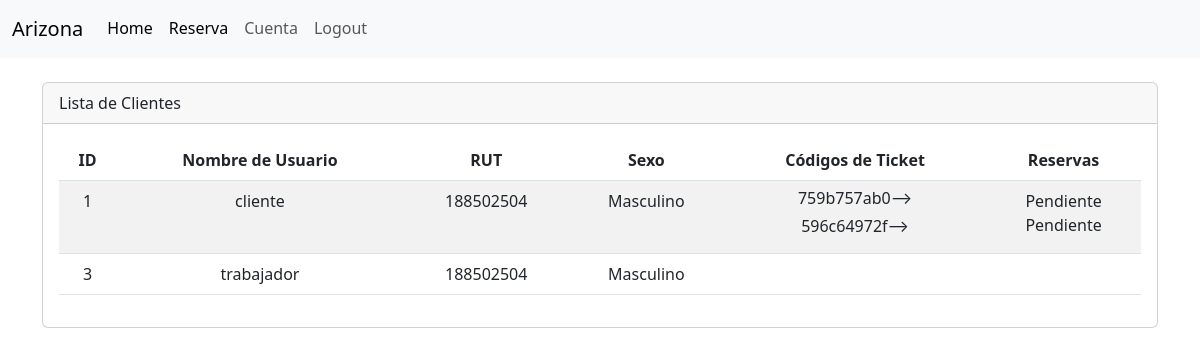
/cliente/list/ (signed in), run on the app's committed database.
### cliente/models.py (models this page shows, shortened)
class Cliente(models.Model):
    SEXO = [
        ('F', 'Femenino'),
        ('M', 'Masculino'),
    ]
    user = models.OneToOneField(
        'accounts.User',
        verbose_name='Usuario',
        on_delete=models.CASCADE
    )
    rut = models.CharField(max_length=10)
    sexo = models.CharField(max_length=10, choices=SEXO)

class Ticket(models.Model):
    cliente = models.ForeignKey(Cliente, on_delete=models.CASCADE)
    codigo = models.CharField(max_length=10)
    fecha_envio = models.DateTimeField(auto_now_add=True)
    reserva = models.ForeignKey(Reserva, on_delete=models.CASCADE)

class Reserva(models.Model):
    cliente = models.ForeignKey(Cliente, on_delete=models.CASCADE)
    agenda = models.ForeignKey(Agenda, on_delete=models.CASCADE)
    dia = models.DateField()
    ESTADO_CHOICES = [
        ('disponible', 'Disponible'),
        ('pendiente', 'Pendiente'),
        ('finalizada', 'Finalizada'),
    ]
    estado = models.CharField(max_length=20, choices=ESTADO_CHOICES, default='disponible')
    class Meta:
        unique_together = ('agenda', 'cliente', 'dia')

### accounts/models.py (models this page shows, shortened)
class User(AbstractBaseUser, PermissionsMixin):
    id = models.AutoField(primary_key=True, unique=True)
    username = models.CharField(
        'Usuario', max_length=30, unique=True, validators=[
            validators.RegexValidator(
                re.compile('^[\w.@+-]+$'),
                'ingrese un nombre de usuario valido '
                'Este valor debe contener solo letras, números '
                'excepto: @/./+/-/_.',
                'invalid'
            )
        ],
        help_text='Un nombre corto que sera usado'+
                  ' para identificarlo de forma unica en la plataforma.'
    )
    name = models.CharField('Nombre', max_length=20)
    apellidos = models.CharField('Apellidos', max_length=30)
    email = models.EmailField('Email', unique=True)
    is_staff = models.BooleanField('Admin', default=False)
    is_active = models.BooleanField('Ativo', default=True)
    date_joined = models.DateTimeField('Data de Entrada', auto_now_add=True)
    roles = models.ForeignKey(Rol, on_delete=models.CASCADE, blank=True, null=True)
    USERNAME_FIELD = 'username'
    REQUIRED_FIELDS = ['email']
    objects = CustomUserManager()
    class Meta:
        verbose_name = 'Usuario'
        verbose_name_plural = 'Usuarios'

### cliente/views.py (the view)
# urls.py: path('list/', views.cliente_list, name='cliente_list'),
def cliente_list(request):
    clientes = Cliente.objects.all()
    context = {'clientes': clientes}
    return render(request, 'cliente/listar.html', context)

### servicio/models.py (called while the page is built)
    def __str__(self):
        return self.nombre

    def __str__(self):
        return f'Cancha {self.numeracion}'

    def __str__(self):
        return f'{self.hora_inicio.strftime("%I:%M %p")} - {self.hora_fin.strftime("%I:%M %p")}'

### cliente/templates/cliente/listar.html (shortened to what this page needs)
{% extends "layout.html" %}
{% load static %}
{% load humanize %}
{% block container %}
<div class="container">
  <br>
  <div class="card">
    <div class="card-header">
      Lista de Clientes
    </div>
    <div class="card-body">
      <div class="table-responsive text-center">
        <table class="table table-striped table-hover">
          <thead>
            <tr>
              <th>ID</th>
              <th>Nombre de Usuario </th>
              <th>RUT</th>
              <th>Sexo</th>
              <th>Códigos de Ticket</th>
              <th>Reservas</th>
            </tr>
          </thead>
          <tbody>
            {% for cliente in clientes %}
            <tr>
              <td>{{ cliente.id }}</td>
              <td>{{ cliente.user.username }}</td>
              <td>{{ cliente.rut }}</td>
              <td>{{ cliente.get_sexo_display }}</td>
              <td>
                {% for ticket in cliente.ticket_set.all %}
                <a class="btn ticket-modal-button" data-target="#ticketModal{{ ticket.codigo }}" data-toggle="modal"
                  style="margin-top: -10px;">{{ ticket.codigo }}&#10230;</a><br>
                {% endfor %}
              </td>
              <td>
                {% for reserva in cliente.reserva_set.all %}
                {{ reserva.get_estado_display }}<br>
                {% endfor %}
              </td>
            </tr>
            {% endfor %}
          </tbody>
        </table>
      </div>
    </div>
  </div>
</div>
{% endblock %}

### data on the page
Cliente: id "1", user.username "cliente", rut "188502504", sexo "Masculino"
Ticket: codigo "759b757ab0"
Ticket: codigo "596c64972f"
Reserva: estado "Pendiente"
Reserva: estado "Pendiente"
Cliente: id "3", user.username "trabajador", rut "188502504", sexo "Masculino"
